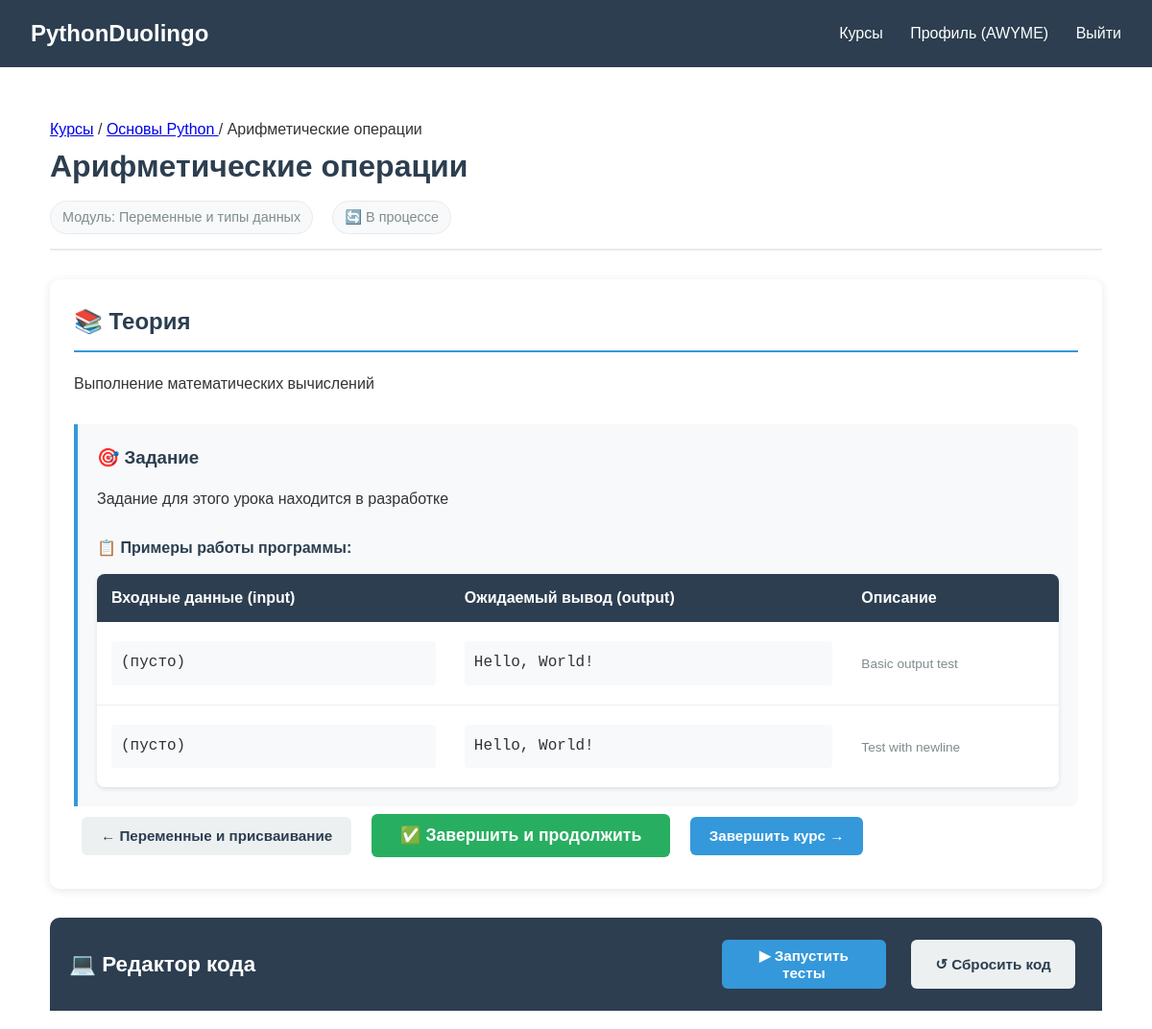
Before: /lesson/4 (signed in, upper part) with the older database file.
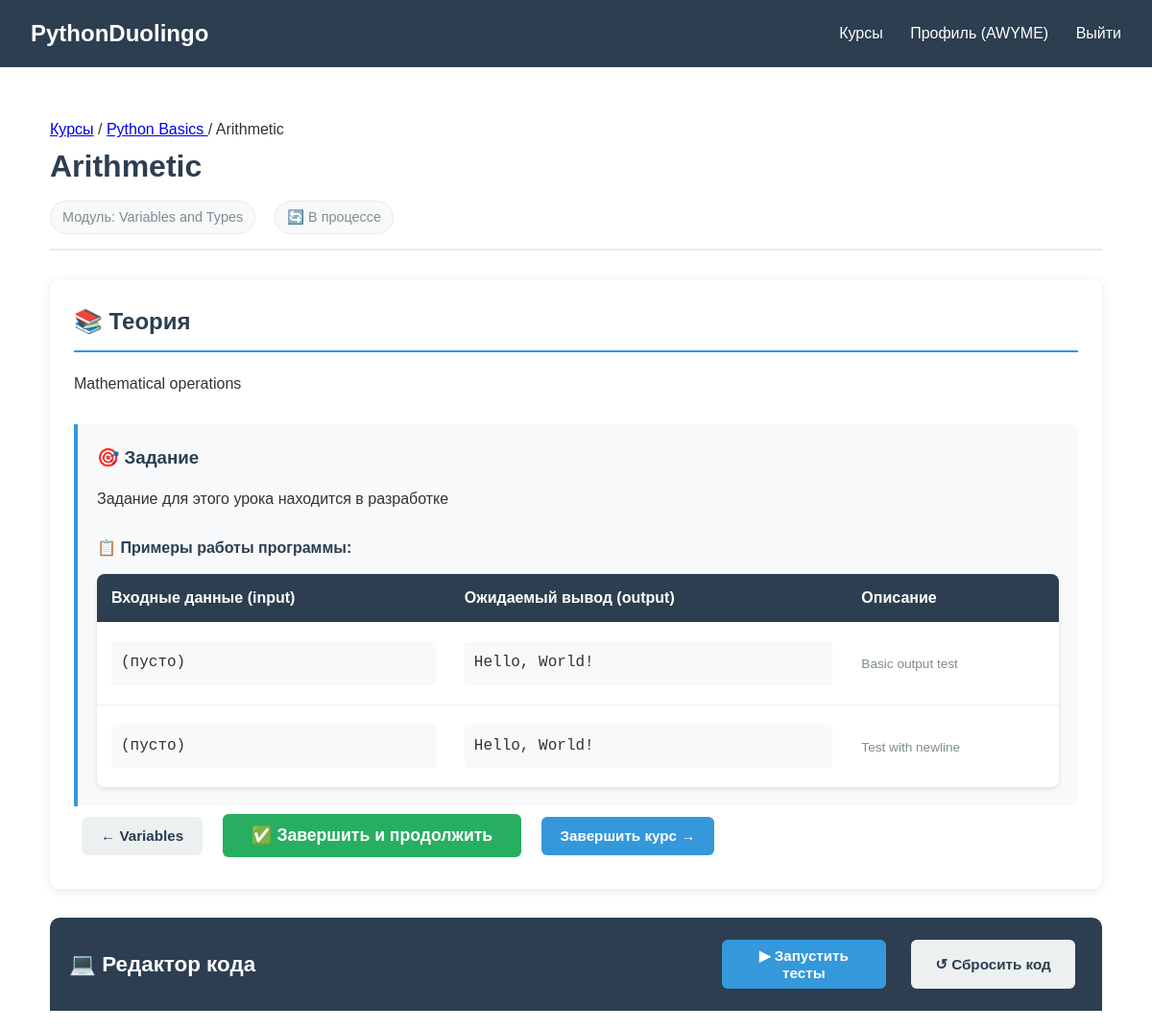
After: the same page with the newer database file.
### tables this page shows
CREATE TABLE courses (
            id INTEGER PRIMARY KEY AUTOINCREMENT,
            title VARCHAR(100) NOT NULL,
            description TEXT,
            difficulty_level VARCHAR(20) DEFAULT 'beginner',
            order_index INTEGER DEFAULT 0,
            is_active BOOLEAN DEFAULT 1,
            created_at DATETIME DEFAULT CURRENT_TIMESTAMP
        );

CREATE TABLE lessons (
            id INTEGER PRIMARY KEY AUTOINCREMENT,
            module_id INTEGER NOT NULL,
            title VARCHAR(100) NOT NULL,
            content TEXT NOT NULL,
            order_index INTEGER DEFAULT 0,
            lesson_type VARCHAR(20) DEFAULT 'theory',
            expected_output TEXT,
            hints TEXT,
            created_at DATETIME DEFAULT CURRENT_TIMESTAMP,
            FOREIGN KEY (module_id) REFERENCES modules (id) ON DELETE CASCADE
        );

CREATE TABLE modules (
            id INTEGER PRIMARY KEY AUTOINCREMENT,
            course_id INTEGER NOT NULL,
            title VARCHAR(100) NOT NULL,
            description TEXT,
            order_index INTEGER DEFAULT 0,
            created_at DATETIME DEFAULT CURRENT_TIMESTAMP,
            FOREIGN KEY (course_id) REFERENCES courses (id) ON DELETE CASCADE
        );

### main.py (the view)
@app.route('/lesson/<int:lesson_id>')
@login_required
def lesson(lesson_id):
    lesson_data = get_lesson(lesson_id)
    if not lesson_data:
        flash('Урок не найден.', 'error')
        return redirect(url_for('courses'))
    conn = get_db_connection()
    module = conn.execute('SELECT * FROM modules WHERE id = ?',
                         (lesson_data['module_id'],)).fetchone()
    course = conn.execute('SELECT * FROM courses WHERE id = ?',
                         (module['course_id'],)).fetchone()
    exercise = get_exercise_for_lesson(lesson_id)
    conn.close()
    conn = get_db_connection()
    progress = conn.execute('''
        SELECT completed FROM user_progress
        WHERE id = ? AND lesson_id = ?
    ''', (session['id'], lesson_id)).fetchone()
    conn.close()
    lesson_completed = bool(progress and progress['completed'])
    if not exercise:
        test_cases = [
    {
        "input": "",
        "output": "Hello, World!",
        "description": "Basic output test"
    },
    {
        "input": "",
        "output": "Hello, World!\n",
        "description": "Test with newline"
    }
]
        starter_code = '''# Your first Python program
# Write code that prints "Hello, World!"

# Example solution:
# print("Hello, World!")

# Your code below:'''
        question = "Задание для этого урока находится в разработке"
    else:
        test_cases = exercise.get('test_cases', [])
        starter_code = exercise.get('starter_code', '')
        question = exercise.get('question', '')
    conn = get_db_connection()
    next_lesson = conn.execute('''
        SELECT id, title FROM lessons
        WHERE module_id = ? AND order_index > ?
        ORDER BY order_index LIMIT 1
    ''', (lesson_data['module_id'], lesson_data['order_index'])).fetchone()
    prev_lesson = conn.execute('''
        SELECT id, title FROM lessons
        WHERE module_id = ? AND order_index < ?
        ORDER BY order_index DESC LIMIT 1
    ''', (lesson_data['module_id'], lesson_data['order_index'])).fetchone()
    conn.close()
    return render_template('lesson.html',
                         lesson=lesson_data,
                         module_title=module['title'],
                         course_title=course['title'],
                         lesson_completed=lesson_completed,
                         test_cases=test_cases,
                         starter_code=starter_code,
                         question=question,
                         next_lesson=next_lesson,
                         prev_lesson=prev_lesson)

### db/db.py (called while the page is built, shortened)
def get_db_connection():
    conn = sqlite3.connect(DATABASE_PATH, check_same_thread=False)
    conn.row_factory = sqlite3.Row
    return conn

def get_lesson(lesson_id):
    conn = get_db_connection()
    lesson = conn.execute('SELECT * FROM lessons WHERE id = ?', (lesson_id,)).fetchone()
    conn.close()
    return lesson

def get_exercise_for_lesson(lesson_id):
    conn = get_db_connection()
    exercise = conn.execute('''
        SELECT * FROM exercises
        WHERE lesson_id = ?
    ''', (lesson_id,)).fetchone()
    if not exercise:
        conn.close()
        return None

### main.py (called while the page is built)
def login_required(f):
    from functools import wraps
    @wraps(f)
    def decorated_function(*args, **kwargs):
        if 'id' not in session:
            flash('Для доступа к этой странице необходимо войти в систему.', 'error')
            return redirect(url_for('login'))
        return f(*args, **kwargs)
    return decorated_function

### templates/lesson.html (shortened to what the changed rows need)
{% extends "base.html" %}
{% block content %}
<div class="lesson-container">
    <div class="lesson-header">
        <div class="breadcrumbs">
            <a href="{{ url_for('courses') }}">Курсы</a> /
            <a href="{{ url_for('course_detail', course_id=course.id if course else 1) }}">
                {{ course_title }}
            </a> /
            <span>{{ lesson.title }}</span>
        </div>
        <h1>{{ lesson.title }}</h1>
        <div class="lesson-meta">
            <span class="module-badge">Модуль: {{ module_title }}</span>
            <span class="progress-status">
                {% if lesson_completed %}✅ Пройдено{% else %}🔄 В процессе{% endif %}
            </span>
        </div>
    </div>
    <div class="lesson-layout">
        <div class="theory-section">
            <div class="theory-content">
                <h2>📚 Теория</h2>
                <div class="theory-text">
                    {{ lesson.content|safe }}
                </div>
                <div class="assignment">
                    <h3>🎯 Задание</h3>
                    <div class="assignment-description">
                    </div>
                    {% if test_cases %}
                    <div class="examples">
                        <table class="examples-table">
                            <thead>
                                <tr>
                                    <th>Входные данные (input)</th>
                                    <th>Ожидаемый вывод (output)</th>
                                    <th>Описание</th>
                                </tr>
                            </thead>
                        </table>
                    </div>
                    {% endif %}
                </div>
                <div class="lesson-navigation">
                    {% if prev_lesson %}
                    <a href="{{ url_for('lesson', lesson_id=prev_lesson.id) }}" class="btn btn-secondary">
                        ← {{ prev_lesson.title[:30] }}{% if prev_lesson.title|length > 30 %}...{% endif %}
                    </a>
                    {% endif %}
                    <form method="POST" action="{{ url_for('complete_lesson', lesson_id=lesson.id) }}" style="display: inline;">
                        <button type="submit" class="btn btn-success" id="complete-btn">
                        </button>
                    </form>
                    {% if next_lesson %}
                    <a href="{{ url_for('lesson', lesson_id=next_lesson.id) }}" class="btn btn-primary">
                        {{ next_lesson.title[:30] }}{% if next_lesson.title|length > 30 %}...{% endif %} →
                    </a>
                    {% else %}
                    <a href="{{ url_for('courses') }}" class="btn btn-primary">
                        Завершить курс →
                    </a>
                    {% endif %}
                </div>
            </div>
        </div>
        <div class="editor-section">
            <div class="editor-header">
                <h2>💻 Редактор кода</h2>
            </div>
        </div>
    </div>
</div>
<link rel="stylesheet" href="https://cdnjs.cloudflare.com/ajax/libs/codemirror/5.65.5/codemirror.min.css">
<link rel="stylesheet" href="https://cdnjs.cloudflare.com/ajax/libs/codemirror/5.65.5/theme/dracula.min.css">
<link rel="stylesheet" href="{{ url_for('static', filename='css/editor.css') }}">
{% endblock %}

Changed rows visible on the page:
changed courses: title "Основы Python" → "Python Basics"
changed lessons: title "Арифметические операции" → "Arithmetic"; content "Выполнение математических вычислений" → "Mathematical operations"
changed modules: title "Переменные и типы данных" → "Variables and Types"
changed lessons: title "Переменные и присваивание" → "Variables"
